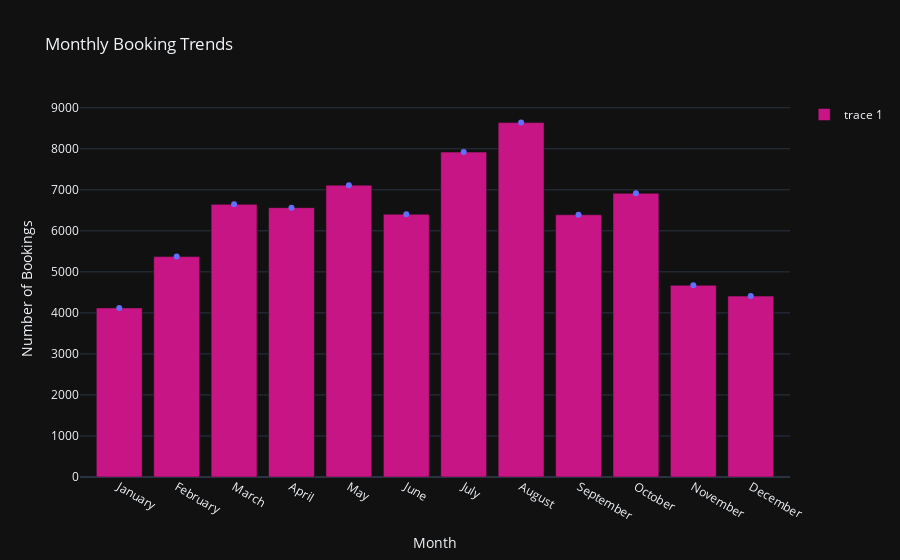

Notebook source saved alongside this figure:
### Code cell
# Create a Lollipop chart showing Booking trends per month
# Group the data by arrival_date_month and count the number of bookings
df_monthly_trends = df_not_canceled.groupby('arrival_date_month').size().reset_index(name='count')
df_monthly_trends['month'] = pd.Categorical(df_monthly_trends['arrival_date_month'], categories=[
    'January', 'February', 'March', 'April', 'May', 'June', 'July', 'August', 'September', 'October', 'November', 'December'
], ordered=True)
df_monthly_trends = df_monthly_trends.sort_values('month')

# Create a scatter plot for the lollipops
fig = px.scatter(
    df_monthly_trends,
    x='month',
    y='count',
    title='Monthly Booking Trends',
    labels={'count': 'Number of Bookings', 'month': 'Month'},
    template="plotly_dark"  # Add this line for dark mode
)

# Create the lollipop sticks
fig.add_bar(x=df_monthly_trends['month'], y=df_monthly_trends['count'], marker=dict(color='mediumvioletred'))

fig.show()

### Figure 1 — Plotly figure (JSON) as saved in the notebook; plotly's stock layout.template omitted (floating-point values rounded to 4 significant figures)
{"data": [{"hovertemplate": "Month=%{x}<br>Number of Bookings=%{y}<extra></extra>", "legendgroup": "", "marker": {"color": "#636efa", "symbol": "circle"}, "mode": "markers", "name": "", "orientation": "v", "showlegend": false, "type": "scatter", "x": ["January", "February", "March", "April", "May", "June", "July", "August", "September", "October", "November", "December"], "xaxis": "x", "y": [4122, 5372, 6645, 6565, 7114, 6404, 7919, 8638, 6392, 6914, 4672, 4409], "yaxis": "y"}, {"marker": {"color": "mediumvioletred"}, "type": "bar", "x": ["January", "February", "March", "April", "May", "June", "July", "August", "September", "October", "November", "December"], "y": [4122, 5372, 6645, 6565, 7114, 6404, 7919, 8638, 6392, 6914, 4672, 4409]}], "layout": {"legend": {"tracegroupgap": 0}, "title": {"text": "Monthly Booking Trends"}, "xaxis": {"anchor": "y", "domain": [0, 1], "title": {"text": "Month"}}, "yaxis": {"anchor": "x", "domain": [0, 1], "title": {"text": "Number of Bookings"}}}}
